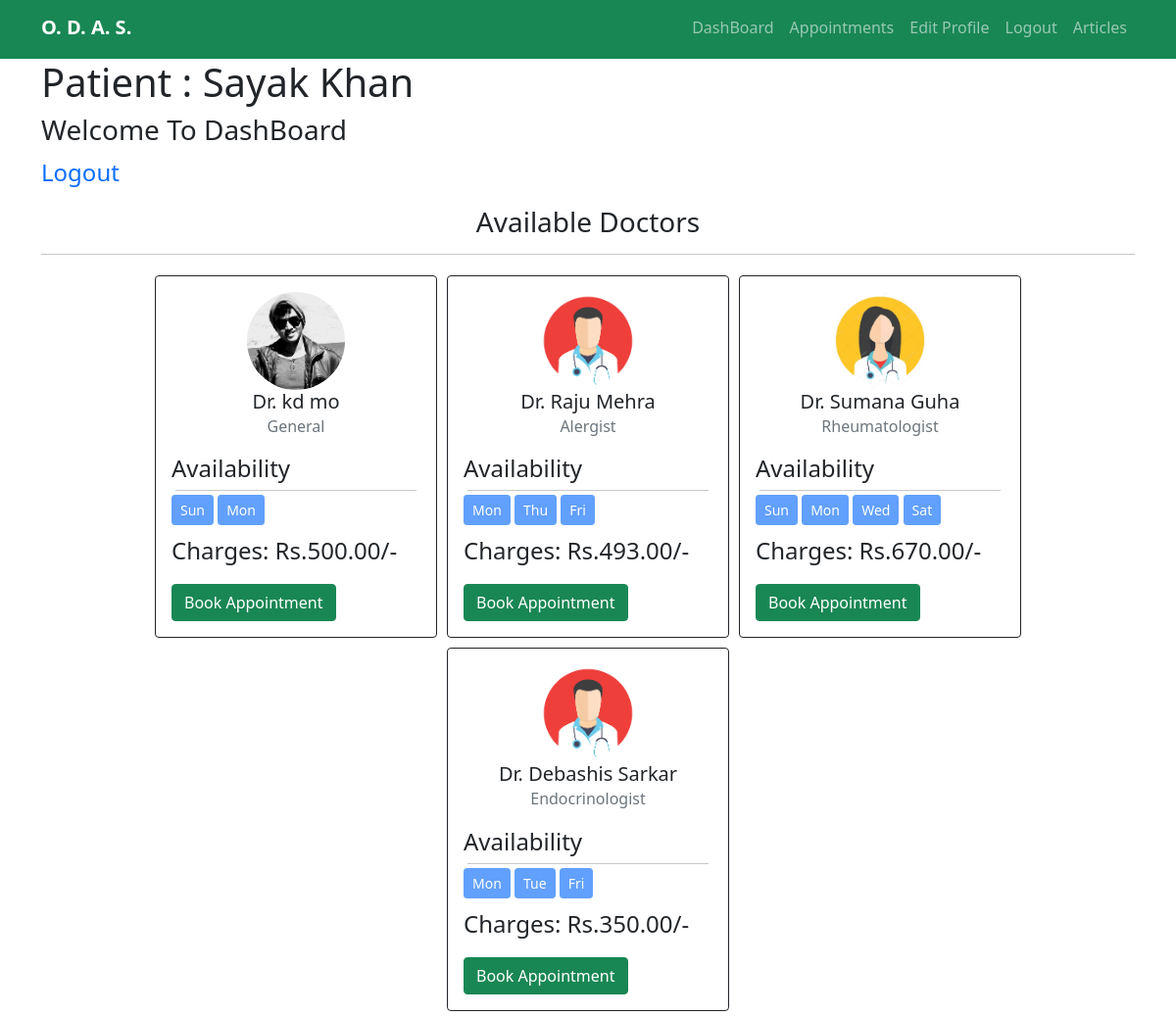
The page /dashboard/patient/ (signed in) on the database its author committed.
### accounts/models.py (models this page shows)
class Doctor(User):
    CHOICES = [
        ('Male','Male'),
        ('Female','Female'),
        ('Others','Others'),
    ]
    SPECIALITIES= [
        ('Podiatrist','Podiatrist'),
        ('General','General'),
        ('Pediatrician','Pediatrician'),
        ('Endocrinologist','Endocrinologist'),
        ('NeuroLogist','Neurologist'),
        ('Rheumatologist','Rheumatologist'),
        ('Alergist','Allergist'),
        ('Psychiatrist','Psychiatrist'),
    ]
    gender = models.CharField(null = False, max_length=8, choices=CHOICES)
    contact = models.CharField(max_length=12)
    dob = models.DateField()
    speciality = models.CharField(null=False, choices = SPECIALITIES, max_length=20)
    bio = models.TextField(null=True, max_length=800, blank=True)
    yoe = models.IntegerField()
    charge = models.DecimalField(decimal_places=2,max_digits=7, max_length = 10)
    paypal = models.EmailField(max_length=70, null = True, blank = True)
    img = models.ImageField(upload_to = "doctor_images/", null = True, blank = True)
    sun_start = models.TimeField(null=True, blank=True)
    sun_end = models.TimeField(null = True, blank=True)
    mon_start = models.TimeField(null = True, blank=True)
    mon_end = models.TimeField(null = True, blank=True)
    tue_start = models.TimeField(null = True, blank=True)
    tue_end = models.TimeField(null = True, blank=True)
    wed_start = models.TimeField(null = True, blank=True)
    wed_end = models.TimeField(null = True, blank=True)
    thu_start = models.TimeField(null = True, blank=True)
    thu_end = models.TimeField(null = True, blank=True)
    fri_start = models.TimeField(null = True, blank=True)
    fri_end = models.TimeField(null = True, blank=True)
    sat_start = models.TimeField(null = True, blank=True)
    sat_end = models.TimeField(null = True, blank=True)

### mainapp/views.py (the view)
# urls.py: path('dashboard/patient/',views.PatientDashboard.as_view(), name="pd"),
class PatientDashboard(View):
    def get(self, request):
        if request.user.is_authenticated:
            if isDoctor(request.user):
                return redirect('/dashboard/doctor/')
            patient = Patient.objects.get(pk = request.user.id)
            doctors = Doctor.objects.all()
            context = {
                "patient" : patient,
                "doctors": doctors,
            }
            return render(request, "patient/patient-dashboard.html", context=context)
        return redirect('/accounts/login/patient/')

### accounts/views.py (called while the page is built)
def isDoctor(user):
    try:
        Doctor.objects.get(pk = user.id)
        return True
    except Exception as exe:
        return False

### templates/patient/patient-dashboard.html (shortened to what this page needs)
{% extends "patient/base.html" %}
{% load static %}
{% block content %}
<div class="container">
  <h1>
  Patient : {{patient.first_name}} {{patient.last_name}}
  </h1>
  <h3>Welcome To DashBoard</h3>
  <p><a href="{% url 'logout_p' %}">Logout</a></p>
  <h3 class = "text-center">Available Doctors</h3>
  <hr>
  <div class="d-flex justify-content-center" style="flex-wrap: wrap;">
    {% for doctor in doctors %}
    <div class="card border-dark" style="width: 18rem; margin:5px;">
      <div class="card-body">
        <div class="d-flex justify-content-center">
        {% if doctor.img %}
          <img src="{{doctor.img.url}}" alt="Not Found" width="100px", height="100px" style="border-radius: 50%;">
        {% else %}
          {% if doctor.gender == "Female" %}
          <img src="{% static 'doctor/imgs/avatar/female-doc.jpg' %}" alt="Not Found" width="100px", height="100px" style="border-radius: 50%;">
          {% else %}
          <img src="{% static 'doctor/imgs/avatar/male-doc.png' %}" alt="Not Found" width="100px", height="100px" style="border-radius: 50%;">
          {% endif %}
        {% endif %}
        </div>
        <h5 class="card-title text-center">Dr. {{doctor.first_name}} {{doctor.last_name}}</h5>
        <h6 class="card-subtitle mb-2 text-muted text-center">{{doctor.speciality}}</h6>
        <p style="margin-top: 15px; margin-bottom:0px; padding:0px;">Availability</p>
        <hr style=" margin:4px; padding:0px;">
        <div style="justify-content: center; align-items:center;">
          {% if doctor.sun_start %}
          <button disabled class="btn btn-primary btn-sm">Sun</button>
          {% endif %}
          {% if doctor.mon_start %}
          <button disabled class="btn btn-primary btn-sm">Mon</button>
          {% endif %}
          {% if doctor.tue_start %}
          <button disabled class="btn btn-primary btn-sm">Tue</button>
          {% endif %}
          {% if doctor.wed_start %}
          <button disabled class="btn btn-primary btn-sm">Wed</button>
          {% endif %}
          {% if doctor.thu_start %}
          <button disabled class="btn btn-primary btn-sm">Thu</button>
          {% endif %}
          {% if doctor.fri_start %}
          <button disabled class="btn btn-primary btn-sm">Fri</button>
          {% endif %}
          {% if doctor.sat_start %}
          <button disabled class="btn btn-primary btn-sm">Sat</button>
          {% endif %}
        </div>
        <p class="mt-2">Charges: Rs.{{doctor.charge}}/-</p>
          <button type="button" class="btn btn-success" data-bs-toggle="modal" data-bs-target="#payment-for-{{doctor.id}}">
            Book Appointment
          </button>
      </div>
    </div>
    {% endfor %}
  </div>
</div>
{% endblock %}

### static/patient/css/index.css (style rules this page uses)
* { margin: 0; padding: 0; }
p { font-size: 3vh; }
a { text-decoration: none; }

### rows shown on the page
Doctor: img (placeholder picture), first_name "kd", last_name "mo", speciality "General", sun_start "Sun", mon_start "Mon", charge "500.00"
Doctor: first_name "Raju", last_name "Mehra", speciality "Alergist", mon_start "Mon", thu_start "Thu", fri_start "Fri", charge "493.00"
Doctor: first_name "Sumana", last_name "Guha", speciality "Rheumatologist", sun_start "Sun", mon_start "Mon", wed_start "Wed", sat_start "Sat", charge "670.00"
Doctor: first_name "Debashis", last_name "Sarkar", speciality "Endocrinologist", mon_start "Mon", tue_start "Tue", fri_start "Fri", charge "350.00"

### other values the page prints
{{ patient.first_name }} "Sayak"
{{ patient.last_name }} "Khan"
